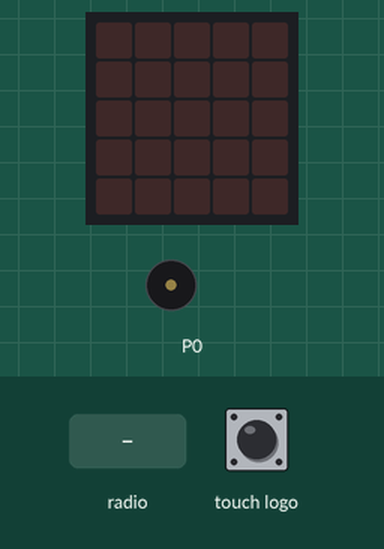
A program run on a simulated BBC micro:bit (MakeCode). On the bench: the board's 5×5 LED display, buzzer (waves = sounding). The test bench sets the inputs (shaded band).

Above: at 1.2 s.
1.3 s: radio message "0" arrives
At 1.5 s:
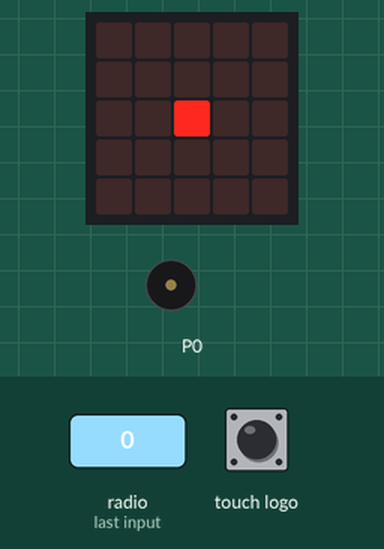
3.3 s: radio message "1" arrives
At 3.5 s:
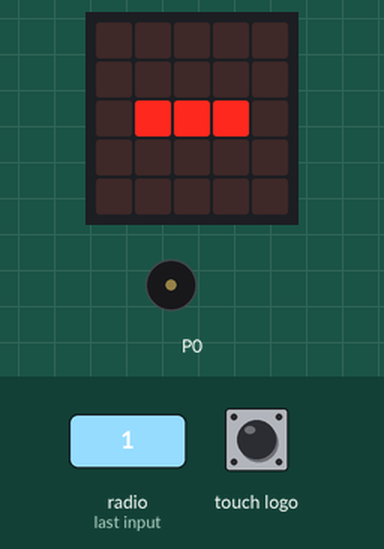
At 3.95 s:
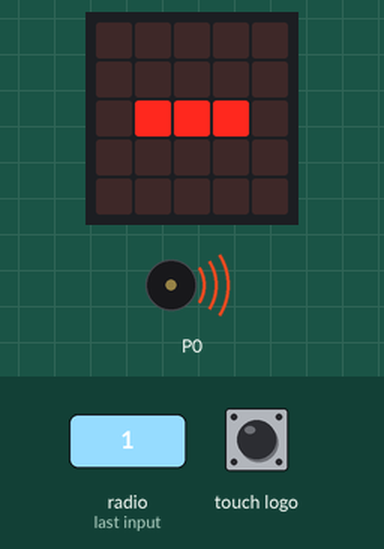
Timing chart, 0 to 6.3 s (numbered marks = the images above; inputs shaded):
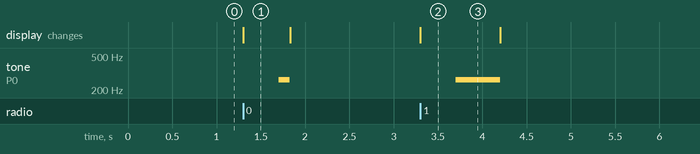

Measured:
- after the input at 1.3 s, tone on P0: silent → 262 Hz after 0.40 s, → silent 0.12 s later; the display: changes at once (image 1)
- after the input at 3.3 s, tone on P0: silent → 262 Hz after 0.40 s, → silent 0.50 s later; the display: changes at once (image 2)
- what the display in image 1 shows lasts 0.5 s, from 1.3 s to 1.8 s
- what the display in image 2 shows lasts 0.9 s, from 3.3 s to 4.2 s

The program:

main.ts
```typescript
radio.onReceivedNumber(function (receivedNumber) {
    if (receivedNumber == 0) {
        basic.showLeds(`
            . . . . .
            . . . . .
            . . # . .
            . . . . .
            . . . . .
            `)
        music.play(music.tonePlayable(262, music.beat(BeatFraction.Quarter)), music.PlaybackMode.UntilDone)
    } else {
        basic.showLeds(`
            . . . . .
            . . . . .
            . # # # .
            . . . . .
            . . . . .
            `)
        music.play(music.tonePlayable(262, music.beat(BeatFraction.Whole)), music.PlaybackMode.UntilDone)
    }
    basic.clearScreen()
})
input.onLogoEvent(TouchButtonEvent.Pressed, function () {
    radio.sendNumber(0)
})
input.onLogoEvent(TouchButtonEvent.LongPressed, function () {
    radio.sendNumber(1)
})
radio.setGroup(1)
```

test.ts
```typescript
// os teses vão aqui; isto não será compilado quando este pacote for usado como extensão.
```
